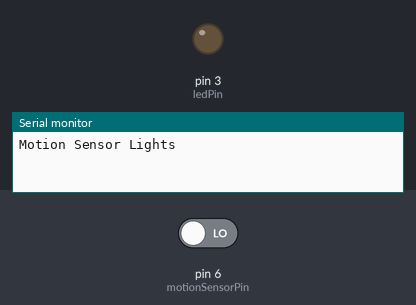
This sketch was run on a simulated Arduino Uno, built with avr-gcc and run on an emulated ATmega328P. Shown: output pins drawn as LEDs (lit = HIGH), the last lines printed to the serial monitor. The inputs (shaded band) are chosen by the test bench; at power-on: pin 6 (motionSensorPin) LOW.

Above: at 1.8 s.
1.9 s: pin 6 (motionSensorPin) driven HIGH
At 3.0 s:
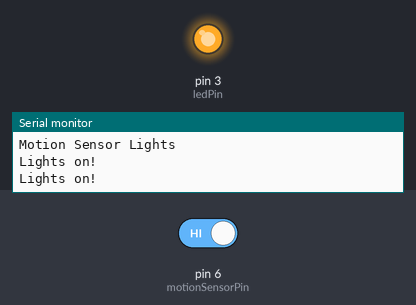
Timing chart, 0 to 4.9 s (numbered marks = the images above; inputs shaded):
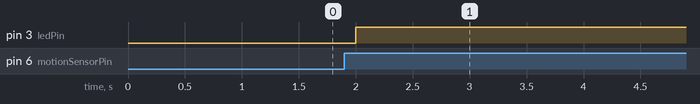

The sketch:

main.ino
```cpp
// Pin connected to the motion sensor
const int motionSensorPin = 6;

// Pin connected to the LED light
const int ledPin = 3;

// Variable to store the timestamp of last motion detection
unsigned long lastMotionTime = 0;

// Duration in milliseconds for keeping the light on
const unsigned long lightOnDuration = 90000; // 90 seconds

void setup() {
  // Initialize serial communication
  Serial.begin(9600);

  // Set motion sensor pin as INPUT
  pinMode(motionSensorPin, INPUT);

  // Set LED pin as OUTPUT
  pinMode(ledPin, OUTPUT);

  // Wait for serial monitor to open
  while (!Serial);

  // Print a message to indicate the program is running
  Serial.println("Motion Sensor Lights");
}

void loop() {
  // Read motion sensor value
  int motionValue = digitalRead(motionSensorPin);

  // If motion is detected
  if (motionValue == HIGH) {
    // Update the last motion time to current time
    lastMotionTime = millis();

    // Turn on the LED
    digitalWrite(ledPin, HIGH);

    // Print a message to indicate light was turned on
    Serial.println("Lights on!");
  }

  // Check if the duration since last motion detection has elapsed
  if (millis() - lastMotionTime >= lightOnDuration) {
    // Turn off the LED
    digitalWrite(ledPin, LOW);

    // Print a message to indicate light was turned off
    Serial.println("Lights off!");
  }

  // Delay for a short time to avoid multiple detections
  delay(500);
}
```

Measured:
- after the input at 1.9 s, pin 3 (ledPin): LOW → HIGH after 0.10 s
